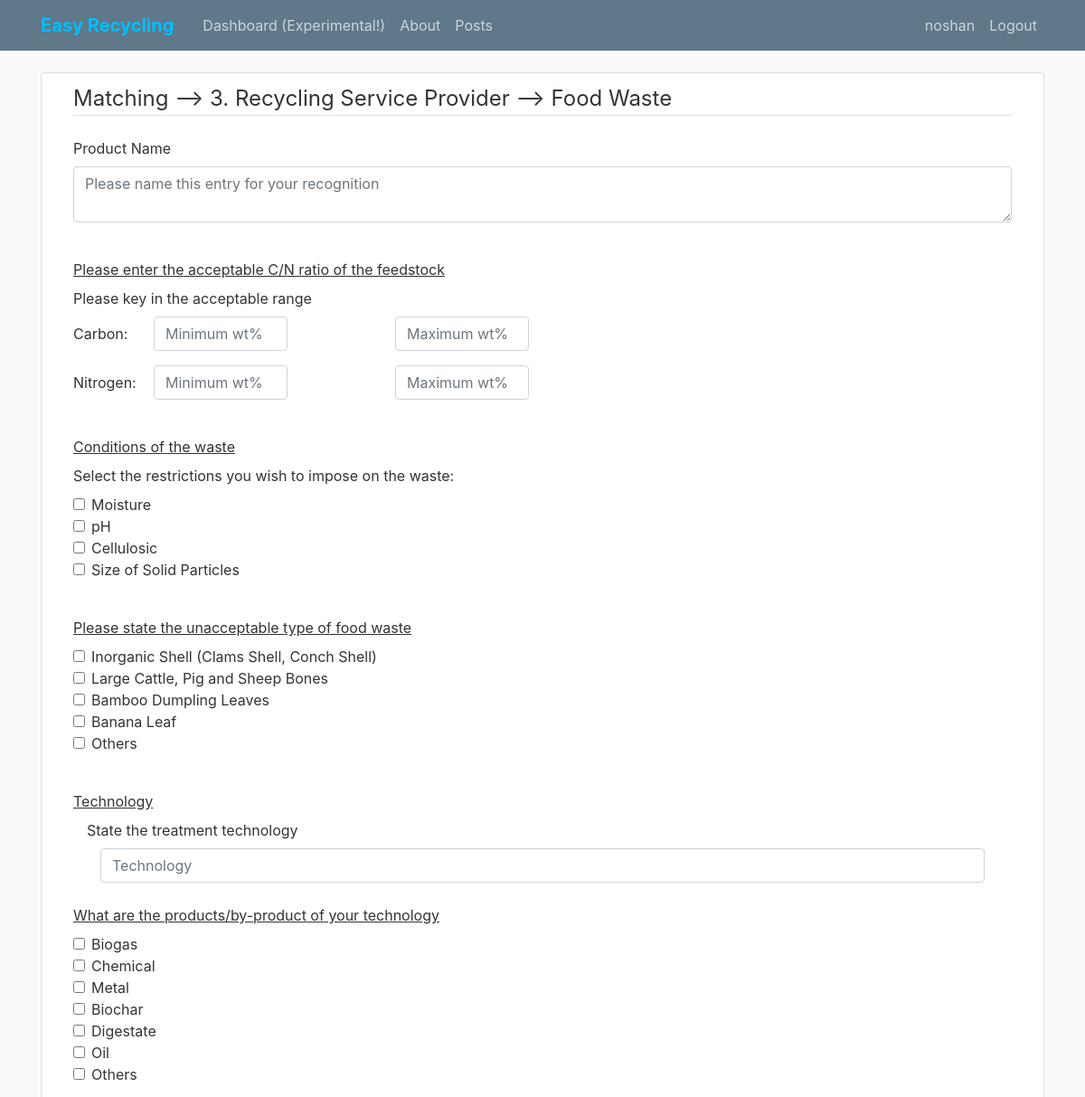
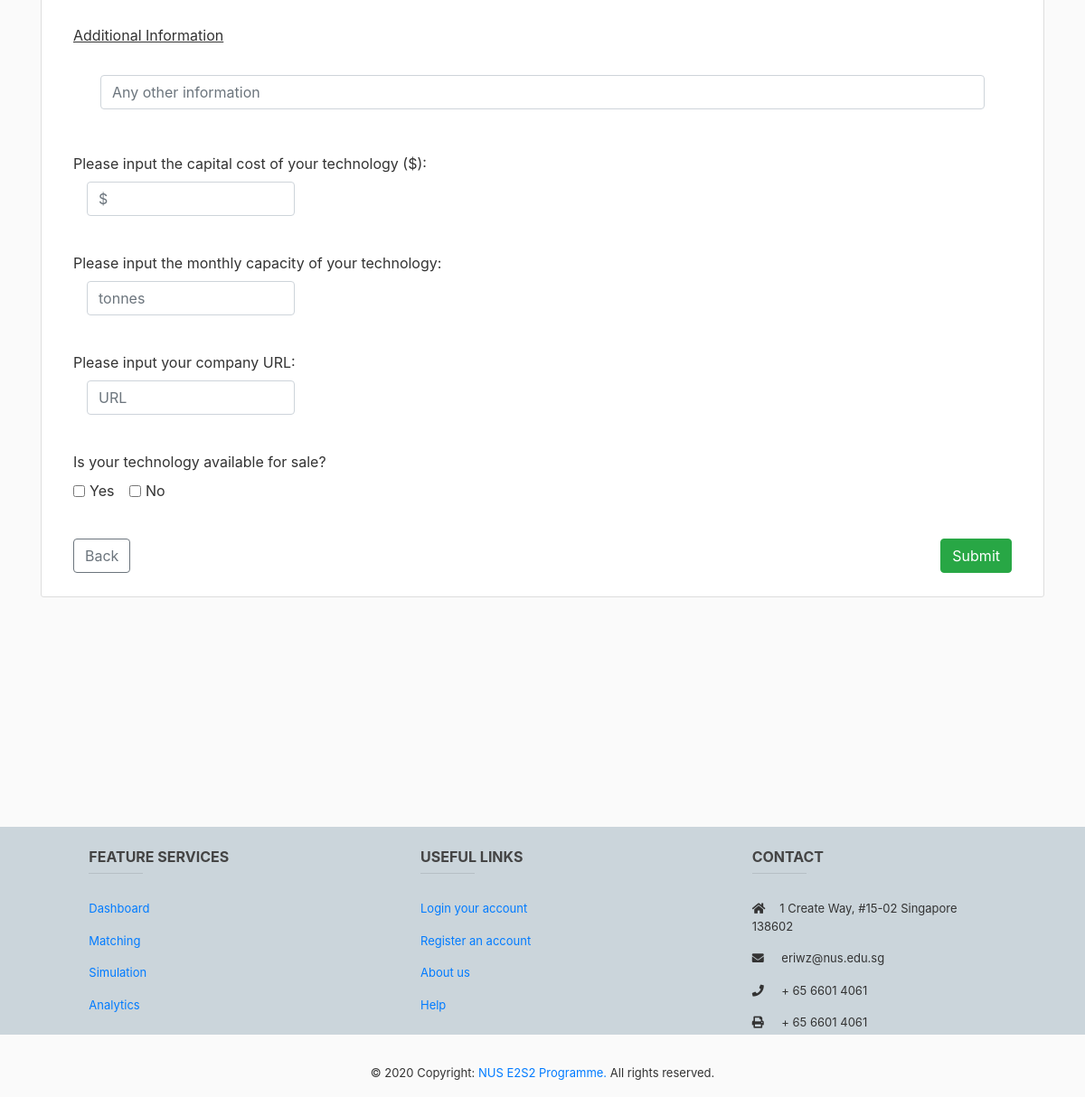
The page /matching/questions/14 (signed in) on the database its author committed (2 pictures, top to bottom).
### dss/models.py (models this page shows, shortened)
class User(db.Model, UserMixin):
    id = db.Column(db.Integer, primary_key = True)
    username = db.Column(db.String(20), unique=True, nullable=False)
    email = db.Column(db.String(100), unique=True, nullable=False)
    image_file = db.Column(db.String(20), nullable=False, default='default.jpg')
    password = db.Column(db.String(60), nullable=False)
    website = db.Column(db.String(100))
    listings = db.Column(db.Integer,nullable=False)
    transacted = db.Column(db.Integer,nullable=False)
    posts = db.relationship('Post', backref='author', lazy=True)
    totalposts=db.Column(db.Integer,nullable=False)
    totalsuccess=db.Column(db.Integer,nullable=False)
    totalwaste=db.Column(db.Integer,nullable=False)

class Materials(db.Model):
    id = db.Column(db.Integer, primary_key = True)
    type = db.Column(db.String(100), nullable=False)
    material = db.Column(db.String(100), nullable=False)
    questionId = db.Column(db.String(100), nullable=False)

class Questions(db.Model):
    id = db.Column(db.Integer, primary_key = True)
    label = db.Column(db.String(500), nullable=False)
    questionHTML = db.Column(db.String(10000), nullable=False)

### dss/routes.py (the view, shortened to what this page needs)
@app.route("/matching/questions/<materialId>", methods=['GET', 'POST'])
@login_required
def matching_questions(materialId):
    form = []
    material = Materials.query.filter_by(id=materialId).first()
    samples = Sample.query.all()
    result = defaultdict(list)
    for obj in samples:
        instance = inspect(obj)
        for key, x in instance.attrs.items():
            result[key].append(x.value)
    df = pd.DataFrame(result)
    samplefood=df['FoodItem'].tolist()
    if material.type == '1. Selling Waste':
        giveOutWaste = True
        buyWaste = False
        processWaste = False
    elif material.type=='2. Purchase Resources':
        giveOutWaste = False
        buyWaste = True
        processWaste = False
    else:
        giveOutWaste = False
        buyWaste = False
        processWaste = True
    questionId = material.questionId.split(',')
    questions = []
    for id in questionId:
        questions.append(Questions.query.filter_by(id=id).first())
    return render_template('matching_questions.html', title="Matching Questions", form=form, questions=questions, material=material, giveOutWaste=giveOutWaste, processWaste=processWaste, samplefood=samplefood, samplefoodlen=len(samplefood), materialId=materialId)

### dss/models.py (called while the page is built)
@login_manager.user_loader
def load_user(user_id):
    return User.query.get(int(user_id))

### dss/templates/matching_questions.html (shortened to what this page needs)
{% extends "layout.html" %}
{% block content %}
  <div class="content-section" style="margin: 0 auto">
    <form method='POST' enctype="multipart/form-data">
      <div class="container">
        <legend class="border-bottom mb-4">Matching --> {{material.type}} --> {{material.material}}</legend>
        <div class="form-group">
          <label class="form-label" for="description">Product Name</label>
          <textarea class="form-control" name="description" placeholder="Please name this entry for your recognition" required></textarea>
        </div>
        <br>
        {% for question in questions %}
          {{question.questionHTML|safe}}
          <br>
        {% endfor %}
        {% if processWaste %}
        <br>
          <div class="form-group">
            <label for="cost" class="form-label">Please input the capital cost of your technology ($):</label>
                <div class="col-sm-3">
                  <input type="text" class="form-control" id="cost" name="cost" placeholder="$">
                </div>
          </div>
        <br>
          <div class="form-group">
            <label for="capacity" class="form-label">Please input the monthly capacity of your technology:</label>
                <div class="col-sm-3">
                  <input type="text" class="form-control" id="capacity" name="capacity" placeholder="tonnes">
                </div>
          </div>
        <br>
          <div class="form-group">
            <label for="URL" class="form-label">Please input your company URL:</label>
                <div class="col-sm-3">
                  <input type="text" class="form-control" id="URL" name="URL" placeholder="URL">
                </div>
          </div>
        <br>
        <div class="form-group">
          <label class="form-label" for="Q_tech">Is your technology available for sale?</label>
          <br>
          <div class="form-check form-check-inline" >
            <input type="checkbox" class="form-check-input" id="Q_tech" name="Q_tech" value="1" onclick="onlyOne(this,'Q_tech')" data-toggle='collapse' data-target='#Q_tech' aria-expanded="false">
            <label class="form-check-label" for="Q_tech">Yes</label>
          </div>
          <div class="form-check form-check-inline">
              <input type="checkbox" class="form-check-input" id="Q_tech" name="Q_tech" value="2">
              <label class="form-check-label" for="Q_tech">No</label>
          </div>
        </div>
        {% endif %}
        <br>
        <a class="btn btn-outline-secondary" href="{{ url_for('matching') }}" role="button" onclick="return confirm('Inputs will not be saved, are you sure you want to go back?');">Back</a>
        <button type="submit" style="float: right;" class="btn btn-success" onclick="return confirm('Please verify your response before submitting');">Submit</button>
      </div>
    </form>
{% endblock content %}

### dss/templates/layout.html (shortened to what this page needs)
<!DOCTYPE html>
<html>
<head>
    <link rel="stylesheet" href="https://use.fontawesome.com/releases/v5.4.1/css/all.css">
    <link rel="stylesheet" href="https://stackpath.bootstrapcdn.com/bootstrap/4.3.1/css/bootstrap.min.css">
    <link rel="stylesheet" type="text/css" href="{{ url_for('static', filename='main.css') }}">
</head>
<body>
<div id="main_container">
  <div id="body_content">
    <header class="site-header">
        <nav class="navbar navbar-expand-md navbar-dark bg-steel fixed-top">
          <div class="container">
            <a class="navbar-brand mr-4" href="/index" style="color:deepskyblue; font-weight:bold;">Easy Recycling</a>
            <div class="collapse navbar-collapse" id="navbarToggle">
              <div class="navbar-nav mr-auto">
                <a class="nav-item nav-link" href="{{ url_for('dashboard') }}">Dashboard (Experimental!)</a>
                <a class="nav-item nav-link" href="{{ url_for('about') }}">About</a>
                <a class="nav-item nav-link" href="{{ url_for('posts_home') }}">Posts</a>
              </div>
              <div class="navbar-nav">
                {% if current_user.is_authenticated %}
                  <a class="nav-item nav-link" href="{{ url_for('account') }}">{{ current_user.username }}</a>
                  <a class="nav-item nav-link" href="{{ url_for('logout') }}">Logout</a>
                {% else %}
                  <a class="nav-item nav-link" href="{{ url_for('login') }}">Login</a>
                  <a class="nav-item nav-link" href="{{ url_for('register') }}">Register</a>
                {% endif %}
              </div>
            </div>
          </div>
        </nav>
    </header>
    <main role="main" class="container">
          {% block content %}{% endblock %}
    </main>
  </div>
</div>
<footer class="page-footer font-small blue pt-4 mt-4" id="footer">
  <div class="container-fluid text-center text-md-left">
    <div class="row">
      <div class="col-md-4 col-lg-2 col-xl-2 mx-auto mb-4">
        <h6 class="text-uppercase font-weight-bold">Feature services</h6>
        <hr class="deep-purple accent-2 mb-4 mt-0 d-inline-block mx-auto" style="width: 60px;">
        <p>
          <a href="#!">Dashboard</a>
        </p>
        <p>
          <a href="#!">Matching</a>
        </p>
        <p>
          <a href="#!">Simulation</a>
        </p>
        <p>
          <a href="#!">Analytics</a>
        </p>
      </div>
      <div class="col-md-4 col-lg-2 col-xl-2 mx-auto mb-4">
        <h6 class="text-uppercase font-weight-bold">Useful links</h6>
        <hr class="deep-purple accent-2 mb-4 mt-0 d-inline-block mx-auto" style="width: 60px;">
        <p>
          <a href="{{ url_for('login') }}">Login your account</a>
        </p>
        <p>
          <a href="{{ url_for('register') }}">Register an account</a>
        </p>
        <p>
          <a href="{{ url_for('about') }}">About us</a>
        </p>
        <p>
          <a href="#!">Help</a>
        </p>
      </div>
      <div class="col-md-4 col-lg-3 col-xl-3 mx-auto mb-md-0 mb-4">
        <h6 class="text-uppercase font-weight-bold">Contact</h6>
        <hr class="deep-purple accent-2 mb-4 mt-0 d-inline-block mx-auto" style="width: 60px;">
        <p>
          <i class="fas fa-home mr-3"></i>1 Create Way, #15-02 Singapore 138602</p>
        <p>
          <i class="fas fa-envelope mr-3"></i> eriwz@nus.edu.sg</p>
        <p>
          <i class="fas fa-phone mr-3"></i> + 65 6601 4061</p>
        <p>
          <i class="fas fa-print mr-3"></i> + 65 6601 4061</p>
      </div>
    </div>
  </div>
  <div class="footer-copyright text-center py-3">© 2020 Copyright:
    <a href="https://www.create.edu.sg/about-create/research-centres/e2s2/"> NUS E2S2 Programme. </a> All rights reserved.
  </div>
</footer>
</body>
</html>

### dss/static/main.css (style rules this page uses)
body { background: #fafafa; color: #333333; margin-top: 5rem; }
h1, h2, h3, h4, h5, h6 { color: #444444; }
.bg-steel { background-color: #5f788a; }
.site-header .navbar-nav .nav-link { color: #cbd5db; }
.content-section { background: #ffffff; padding: 10px 20px; border: 1px solid #dddddd; border-radius: 3px; margin-bottom: 20px; }
#main_container { min-height: 100%; }
#footer { background-color: #cbd5db; font-size: small; position: relative; height: 230px; margin-top: -100px; clear: both; }
#body_content { overflow: auto; padding-top: 0%; padding-bottom: 230px; }

### rows shown on the page
User: username "noshan"
Materials: type "3. Recycling Service Provider", material "Food Waste"
